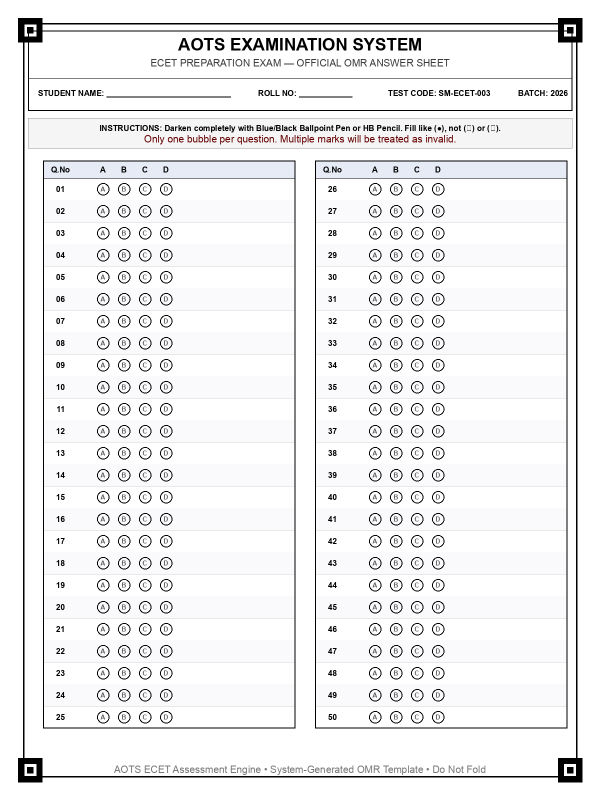
#> input picture blank_omr.png, 1200 x 1600 px (shown at 1/2 size)
$ python test_sample_generator.py
#> lines starting #> are read from the running program, lines starting #| are printed output that depends on the picture; after the words box and inside, x2 and y2 are one past the last pixel; in counts of white or black regions, pixels touching at a corner belong together
"""
AOTS - OMR Test Sample Generator
================================
Generates synthetic filled OMR sheets for testing the engine.

Creates multiple test scenarios:
1. Clean fill (perfectly filled bubbles, ideal conditions)
2. Partial fills (lightly marked bubbles)
3. Multiple marks (2 options filled for some questions)
4. Unanswered questions (some left blank)
5. Perspective-distorted (simulates angled camera)
6. Noisy/shadow overlay (simulates poor lighting)

Each test sample is saved alongside a ground_truth.json for validation.
"""

import json
import os
import random
import numpy as np
import cv2
from PIL import Image, ImageDraw


def load_template(template_img_path: str = "blank_omr.png",
                  spec_path: str = "template_spec.json"):
    """Load the blank OMR template and its coordinate spec."""
    img = cv2.imread(template_img_path)
    if img is None:
        raise FileNotFoundError(f"Cannot load template: {template_img_path}")
    with open(spec_path, "r") as f:
        spec = json.load(f)
    return img, spec


def fill_bubble(image: np.ndarray, center: list, radius: int,
                fill_intensity: float = 1.0):
    """
    Fill a bubble on the OMR image.

    fill_intensity:
        1.0 = fully darkened (solid fill)
        0.5 = partial fill (light marks)
        0.2 = very faint (erased/ghost mark)
    """
    cx, cy = center
    # Create a filled circle with variable darkness
    color_val = int(255 * (1 - fill_intensity))  # 0=black (full), 255=white (empty)
    color = (color_val, color_val, color_val)
    inner_radius = radius - 1  # Slightly inside the printed ring
    cv2.circle(image, (cx, cy), inner_radius, color, -1, lineType=cv2.LINE_AA)
    return image


def generate_answer_set(num_questions: int = 50,
                        unanswered_pct: float = 0.08,
                        multiple_pct: float = 0.04) -> dict:
    """
    Generate a random answer set with controlled edge cases.

    Returns dict mapping question number -> answer info:
        {"selected": "A"|"B"|"C"|"D"|None|"MULTIPLE", "fill_intensity": float}
    """
    options = ["A", "B", "C", "D"]
    answers = {}

    for q in range(1, num_questions + 1):
        r = random.random()
        if r < unanswered_pct:
            # Leave unanswered
            answers[q] = {"selected": None, "fill_intensity": 0.0, "extra": None}
        elif r < unanswered_pct + multiple_pct:
            # Multiple marks
            chosen = random.sample(options, 2)
            answers[q] = {
                "selected": chosen[0],  # ground truth: first chosen
                "fill_intensity": random.uniform(0.7, 1.0),
                "extra": chosen[1],  # second mark
                "is_multiple": True
            }
        else:
            # Normal single answer
            chosen = random.choice(options)
            intensity = random.uniform(0.65, 1.0)  # Varying fill darkness
            answers[q] = {
                "selected": chosen,
                "fill_intensity": intensity,
                "extra": None
            }

    return answers


def render_filled_sheet(template_img: np.ndarray, spec: dict,
                        answers: dict) -> np.ndarray:
    """Apply answer fills to a copy of the blank OMR template."""
    filled = template_img.copy()
    bubble_radius = spec["bubble_radius"]

    for q_num, answer_info in answers.items():
        q_key = str(q_num)
        if q_key not in spec["questions"]:
            continue

        q_data = spec["questions"][q_key]

        if answer_info["selected"] is None:
            continue  # Skip unanswered

        # Fill primary answer
        opt = answer_info["selected"]
        if opt in q_data["options"]:
            center = q_data["options"][opt]["center"]
            fill_bubble(filled, center, bubble_radius, answer_info["fill_intensity"])

        # Fill extra mark if multiple
        extra = answer_info.get("extra")
        if extra and extra in q_data["options"]:
            center = q_data["options"][extra]["center"]
            fill_bubble(filled, center, bubble_radius,
                       answer_info["fill_intensity"] * 0.9)

    return filled


def apply_perspective_distortion(image: np.ndarray, severity: float = 0.05) -> np.ndarray:
    """Simulate camera angle by applying random perspective transform."""
    h, w = image.shape[:2]

    # Random corner offsets
    offset = int(min(w, h) * severity)
    src = np.float32([[0, 0], [w, 0], [w, h], [0, h]])
    dst = np.float32([
        [random.randint(0, offset), random.randint(0, offset)],
        [w - random.randint(0, offset), random.randint(0, offset)],
        [w - random.randint(0, offset * 2), h - random.randint(0, offset)],
        [random.randint(0, offset * 2), h - random.randint(0, offset)]
    ])

    M = cv2.getPerspectiveTransform(src, dst)
    # Warp onto a slightly larger canvas to avoid cropping
    result = cv2.warpPerspective(image, M, (w, h),
                                  borderMode=cv2.BORDER_CONSTANT,
                                  borderValue=(240, 240, 240))
    return result


def apply_shadow(image: np.ndarray) -> np.ndarray:
    """Add a diagonal shadow gradient to simulate hand/phone shadow."""
    h, w = image.shape[:2]
    shadow = np.ones((h, w), dtype=np.float32)

    # Create diagonal gradient shadow
    for i in range(h):
        for j in range(w):
            # Shadow stronger in top-right corner
            factor = 1.0 - 0.35 * ((j / w) * 0.7 + (1 - i / h) * 0.3)
            shadow[i, j] = max(0.6, factor)

    # Apply shadow to all channels
    result = image.astype(np.float32)
    for c in range(3):
        result[:, :, c] *= shadow

    return np.clip(result, 0, 255).astype(np.uint8)


def apply_noise(image: np.ndarray, noise_level: float = 15.0) -> np.ndarray:
    """Add Gaussian noise to simulate camera sensor noise."""
    noise = np.random.normal(0, noise_level, image.shape).astype(np.float32)
    noisy = image.astype(np.float32) + noise
    return np.clip(noisy, 0, 255).astype(np.uint8)


def apply_rotation(image: np.ndarray, angle_deg: float = 2.0) -> np.ndarray:
    """Apply slight rotation to simulate tilted scan."""
    h, w = image.shape[:2]
    center = (w // 2, h // 2)
    M = cv2.getRotationMatrix2D(center, angle_deg, 1.0)
    rotated = cv2.warpAffine(image, M, (w, h),
                              borderMode=cv2.BORDER_CONSTANT,
                              borderValue=(235, 235, 235))
    return rotated


def build_ground_truth(answers: dict) -> dict:
    """Convert answer set to expected engine output format for comparison."""
    ground_truth = {}
    for q_num, info in answers.items():
        if info["selected"] is None:
            expected_status = "UNANSWERED"
            expected_selected = None
        elif info.get("is_multiple"):
            expected_status = "INVALID_MULTIPLE_FILLS"
            expected_selected = "MULTIPLE"
        else:
            expected_status = "ANSWERED"
            expected_selected = info["selected"]

        ground_truth[str(q_num)] = {
            "question": q_num,
            "expected_selected": expected_selected,
            "expected_status": expected_status
        }

    return ground_truth


def generate_test_suite(output_dir: str = "test_samples",
                        template_img_path: str = "blank_omr.png",
                        spec_path: str = "template_spec.json",
                        num_clean: int = 3,
                        seed: int = 42):
    """Generate a full test suite of synthetic OMR samples."""
#> called with output_dir = 'test_samples', template_img_path = 'blank_omr.png', spec_path = 'template_spec.json', num_clean = 3, seed = 42
    random.seed(seed)
    np.random.seed(seed)

    os.makedirs(output_dir, exist_ok=True)
    template_img, spec = load_template(template_img_path, spec_path)
#> in load_template, img is the input picture: shape (1600, 1200, 3); mean B, G, R 239.9, 239.2, 239.3
#> (reads template_spec.json from the repository)
#> spec = 8 items

    test_manifest = {"tests": []}
    test_id = 0

    def save_test(name: str, image: np.ndarray, answers: dict, description: str):
        nonlocal test_id
        test_id += 1
        img_filename = f"test_{test_id:03d}_{name}.png"
        gt_filename = f"test_{test_id:03d}_{name}_ground_truth.json"

        img_path = os.path.join(output_dir, img_filename)
        gt_path = os.path.join(output_dir, gt_filename)

        cv2.imwrite(img_path, image)

        ground_truth = build_ground_truth(answers)
        with open(gt_path, "w") as f:
            json.dump(ground_truth, f, indent=2)

        test_manifest["tests"].append({
            "id": test_id,
            "name": name,
            "description": description,
            "image": img_filename,
            "ground_truth": gt_filename
        })
        print(f"  ✓ Test {test_id:03d}: {name} → {img_filename}")

    print(f"Generating OMR test suite in '{output_dir}/'...\n")

    # ── Test Type 1: Clean fills (ideal conditions) ──
    for i in range(num_clean):
        answers = generate_answer_set(unanswered_pct=0.06, multiple_pct=0.02)
        filled = render_filled_sheet(template_img, spec, answers)
        save_test(f"clean_{i+1}", filled, answers,
                  "Ideal conditions: clean fills, no distortion")

    # ── Test Type 2: Light/partial fills ──
    answers = generate_answer_set(unanswered_pct=0.10, multiple_pct=0.0)
    # Override intensities to be lighter
    for q in answers:
        if answers[q]["selected"] is not None:
            answers[q]["fill_intensity"] = random.uniform(0.40, 0.60)
    filled = render_filled_sheet(template_img, spec, answers)
#> the loop in render_filled_sheet (call 4), `for q_num, answer_info in answers.items():` made 50 passes
#> after the loop in render_filled_sheet (call 4), `for q_num, answer_info in answers.items():`:
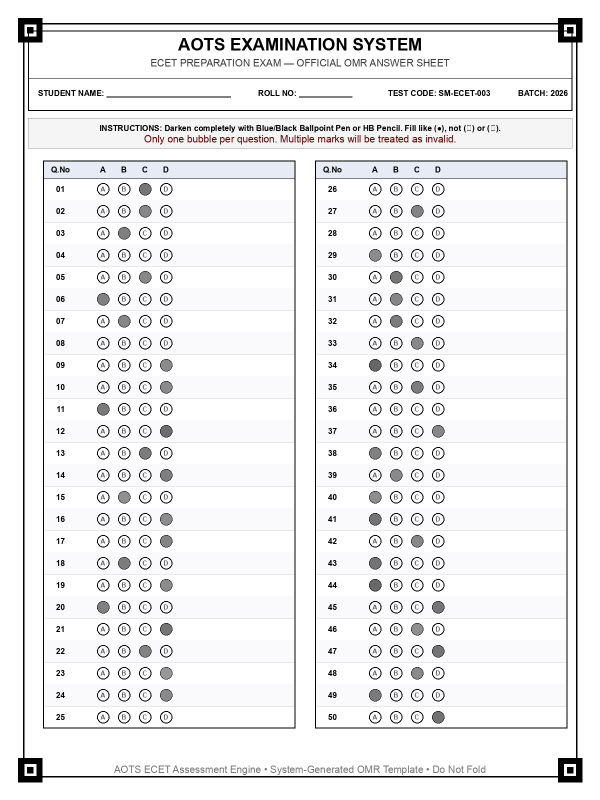
#> filled: shape (1600, 1200, 3) (shown at 1/2 size); 1.09% of pixels changed, all inside (x1, y1, x2, y2) = (194, 366, 889, 1447)
    save_test("partial_fill", filled, answers,
              "Light/partial bubble fills — tests threshold sensitivity")

    # ── Test Type 3: Multiple marks stress test ──
    answers = generate_answer_set(unanswered_pct=0.04, multiple_pct=0.20)
    filled = render_filled_sheet(template_img, spec, answers)
#> the loop in render_filled_sheet (call 5), `for q_num, answer_info in answers.items():` made 50 passes
#> after the loop in render_filled_sheet (call 5), `for q_num, answer_info in answers.items():`:
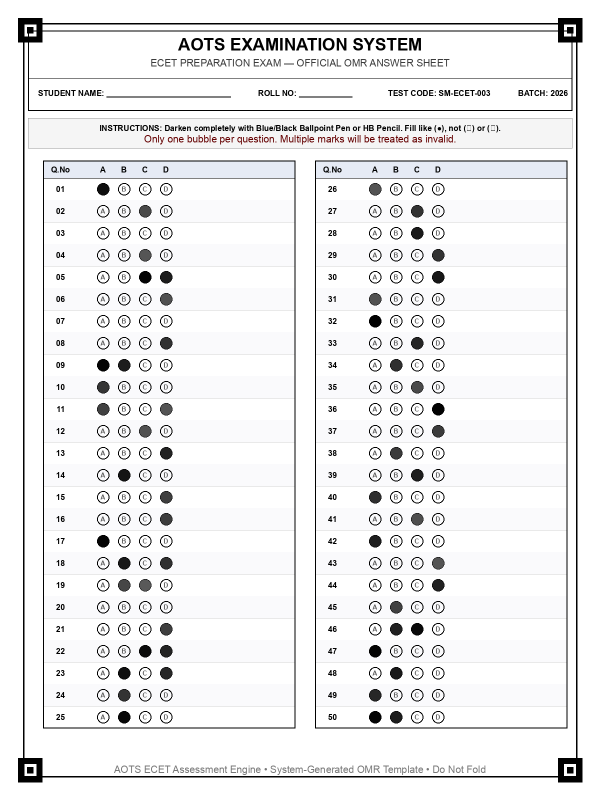
#> filled: shape (1600, 1200, 3) (shown at 1/2 size); 1.34% of pixels changed, all inside (x1, y1, x2, y2) = (194, 366, 889, 1447)
    save_test("multiple_marks", filled, answers,
              "Higher rate of multiple marks — tests invalid detection")

    # ── Test Type 4: Perspective distorted ──
    answers = generate_answer_set(unanswered_pct=0.06, multiple_pct=0.02)
    filled = render_filled_sheet(template_img, spec, answers)
    distorted = apply_perspective_distortion(filled, severity=0.04)
    save_test("perspective_skew", distorted, answers,
              "Perspective distortion — simulates angled camera shot")

    # ── Test Type 5: Slightly rotated ──
    answers = generate_answer_set(unanswered_pct=0.06, multiple_pct=0.02)
    filled = render_filled_sheet(template_img, spec, answers)
    rotated = apply_rotation(filled, angle_deg=random.uniform(1.5, 3.0))
    save_test("rotated", rotated, answers,
              "Slight rotation — simulates tilted phone capture")

    # ── Test Type 6: Noisy (camera sensor noise) ──
    answers = generate_answer_set(unanswered_pct=0.06, multiple_pct=0.02)
    filled = render_filled_sheet(template_img, spec, answers)
    noisy = apply_noise(filled, noise_level=20.0)
    save_test("noisy", noisy, answers,
              "Added Gaussian noise — simulates low-light camera sensor")

    # ── Test Type 7: Shadow overlay ──
    answers = generate_answer_set(unanswered_pct=0.06, multiple_pct=0.02)
    filled = render_filled_sheet(template_img, spec, answers)
#> after the loop in render_filled_sheet (call 9), `for q_num, answer_info in answers.items():`:
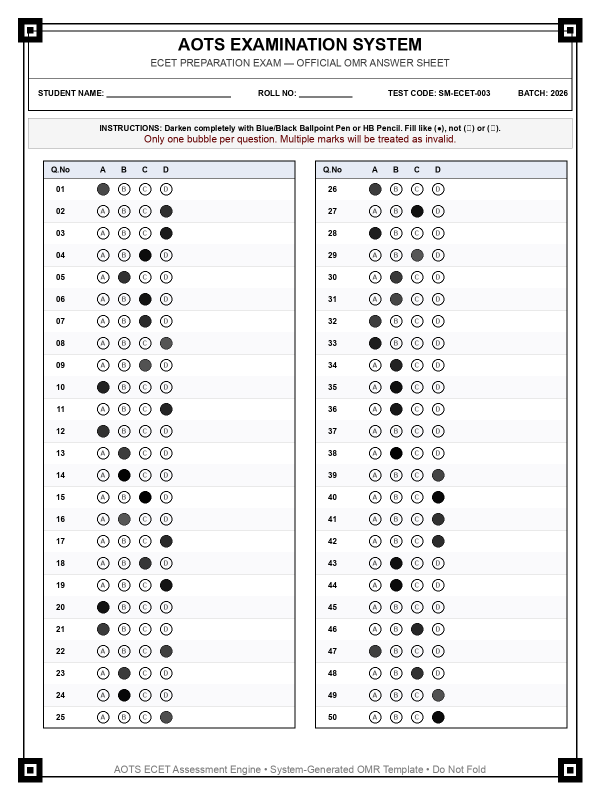
#> filled: shape (1600, 1200, 3) (shown at 1/2 size); 1.15% of pixels changed, all inside (x1, y1, x2, y2) = (194, 366, 889, 1447)
    shadowed = apply_shadow(filled)
#> after the loop in apply_shadow, `for i in range(h):`:
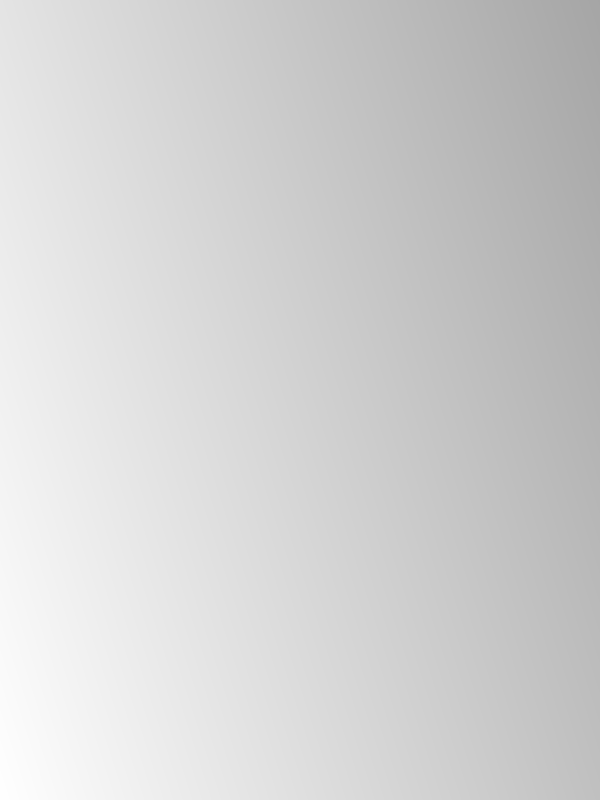
#> shadow: shape (1600, 1200) float32 (shown at 1/2 size); min 0.65, max 1, mean 0.825
#> after the loop in apply_shadow, `for c in range(3):`:
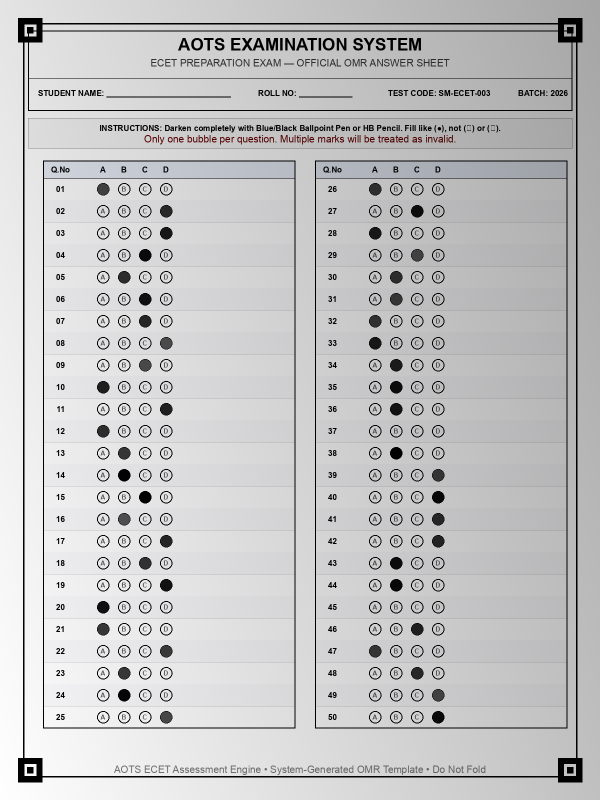
#> result: shape (1600, 1200, 3) float32 (shown at 1/2 size); mean B, G, R 196.6, 196, 196
    save_test("shadow", shadowed, answers,
              "Diagonal shadow gradient — simulates hand shadow during capture")

    # ── Test Type 8: Combined worst case (rotate + noise + perspective) ──
    answers = generate_answer_set(unanswered_pct=0.08, multiple_pct=0.04)
    filled = render_filled_sheet(template_img, spec, answers)
#> after the loop in render_filled_sheet (call 10), `for q_num, answer_info in answers.items():`:
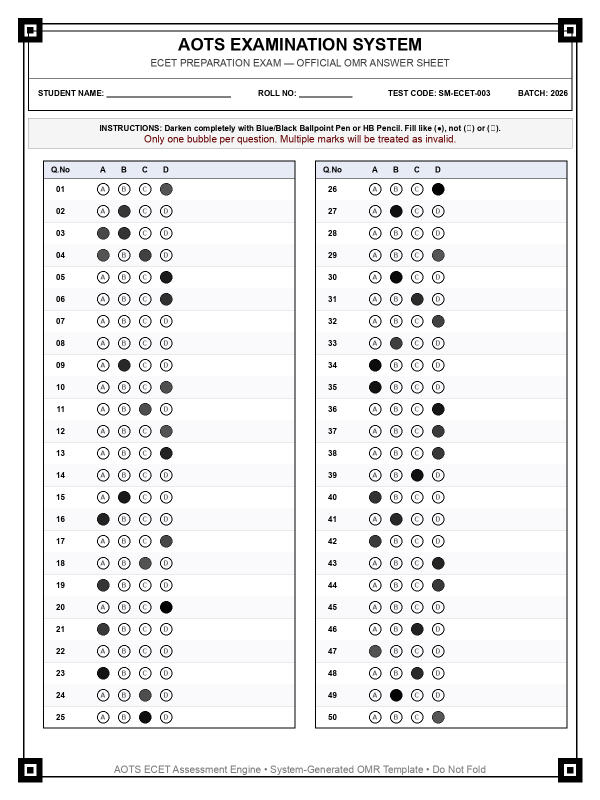
#> filled: shape (1600, 1200, 3) (shown at 1/2 size); 1.11% of pixels changed, all inside (x1, y1, x2, y2) = (194, 366, 889, 1447)
    worst = apply_perspective_distortion(filled, severity=0.03)
    worst = apply_rotation(worst, angle_deg=1.5)
    worst = apply_noise(worst, noise_level=12.0)
#> call 2 of apply_noise, with noise_level = 12
#> in apply_noise (call 2), `noisy = image.astype(np.float32) + noise`:
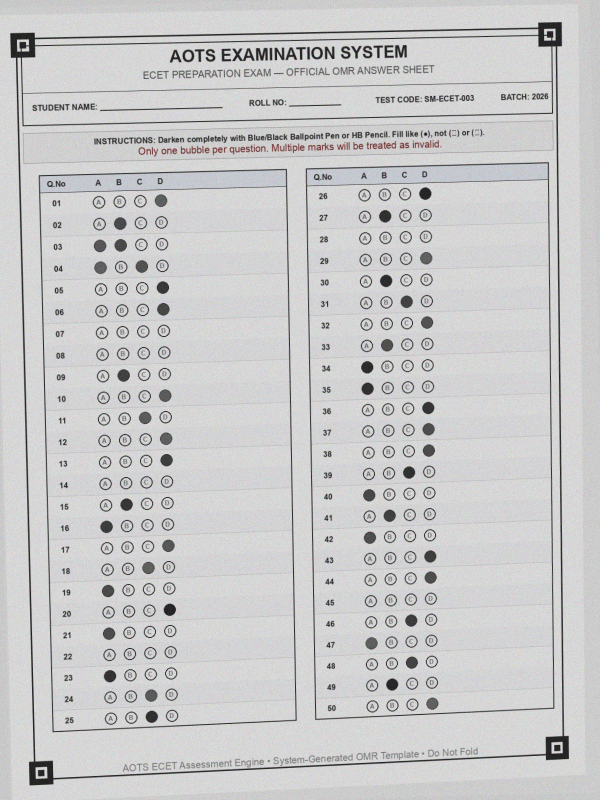
#> noisy: shape (1600, 1200, 3) float32 (shown at 1/2 size); mean B, G, R 238.4, 237.8, 237.8; drawn with min black and max white
    save_test("worst_case", worst, answers,
              "Combined: perspective + rotation + noise — hardest test case")

    # Save manifest
    manifest_path = os.path.join(output_dir, "test_manifest.json")
    with open(manifest_path, "w") as f:
        json.dump(test_manifest, f, indent=2)

    print(f"\n✅ Generated {test_id} test samples")
    print(f"📋 Manifest: {manifest_path}")
    return manifest_path


if __name__ == "__main__":
    generate_test_suite()
